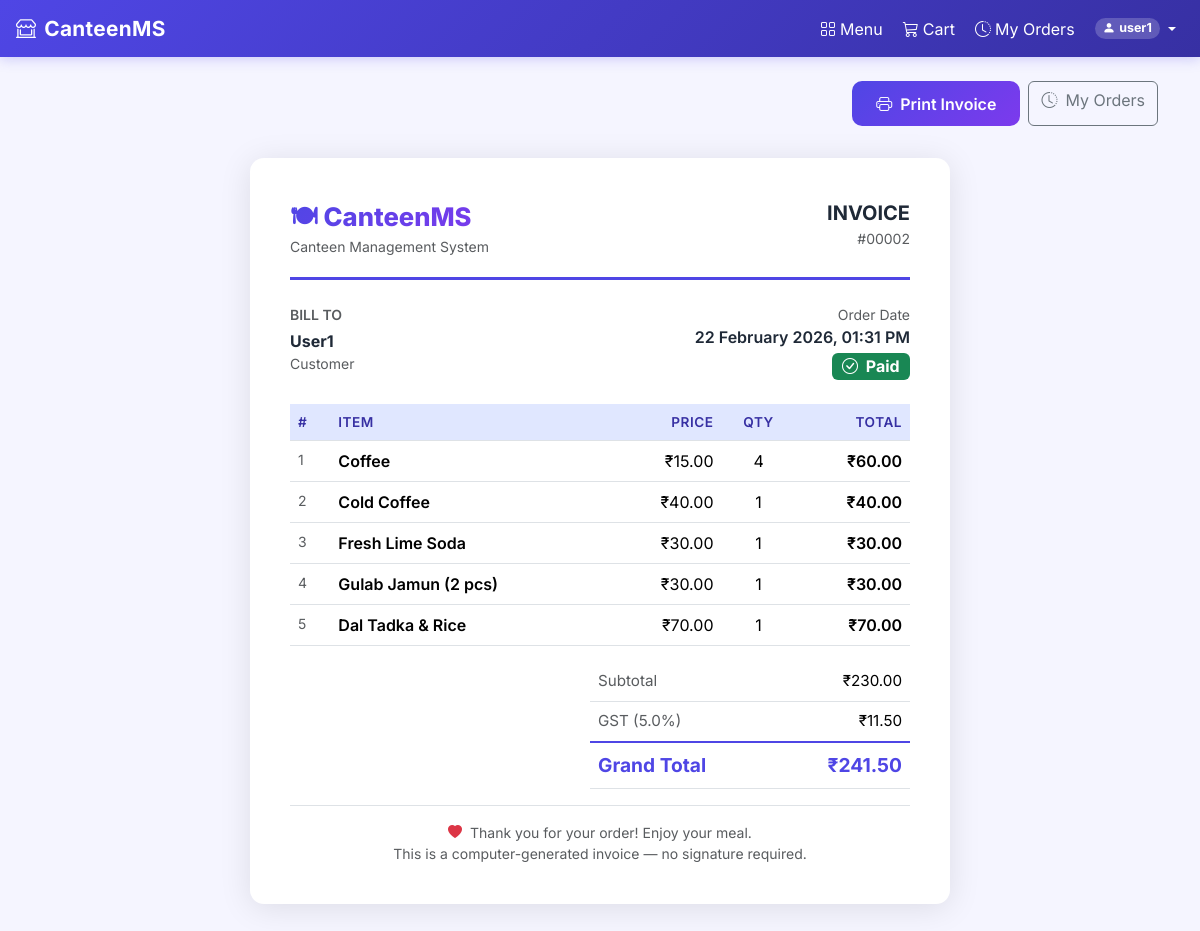
The app's page /order/2/invoice (signed in) with its own data.
### models/user.py (models this page shows, shortened)
class User(UserMixin, db.Model):
    __tablename__ = "users"
    id = db.Column(db.Integer, primary_key=True)
    username = db.Column(db.String(80), unique=True, nullable=False)
    email = db.Column(db.String(120), unique=True, nullable=True)
    password_hash = db.Column(db.String(256), nullable=False)
    role = db.Column(db.String(20), nullable=False, default="user")  # 'admin' or 'user'
    orders = db.relationship("Order", back_populates="user", lazy="dynamic")
    @property
    def is_admin(self) -> bool:
        return self.role == "admin"

### models/order.py (models this page shows, shortened)
class Order(db.Model):
    __tablename__ = "orders"
    id = db.Column(db.Integer, primary_key=True)
    user_id = db.Column(db.Integer, db.ForeignKey("users.id"), nullable=False)
    subtotal = db.Column(db.Float, nullable=False, default=0.0)
    gst_amount = db.Column(db.Float, nullable=False, default=0.0)
    total_amount = db.Column(db.Float, nullable=False, default=0.0)
    order_date = db.Column(db.DateTime, nullable=False, default=datetime.utcnow)
    payment_method = db.Column(db.String(20), nullable=True) # 'Cash', 'UPI', 'Card'
    payment_status = db.Column(db.String(20), nullable=False, default="pending")  # 'pending' | 'paid' | 'failed'
    user = db.relationship("User", back_populates="orders")
    items = db.relationship("OrderItem", back_populates="order", cascade="all, delete-orphan")

class OrderItem(db.Model):
    __tablename__ = "order_items"
    id = db.Column(db.Integer, primary_key=True)
    order_id = db.Column(db.Integer, db.ForeignKey("orders.id"), nullable=False)
    menu_id = db.Column(db.Integer, db.ForeignKey("menu_items.id"), nullable=True)
    quantity = db.Column(db.Integer, nullable=False, default=1)
    item_price = db.Column(db.Float, nullable=False)
    item_name = db.Column(db.String(120), nullable=False, default="")
    @property
    def line_total(self) -> float:
        return round(self.item_price * self.quantity, 2)
    order = db.relationship("Order", back_populates="items")
    menu_item = db.relationship("MenuItem", back_populates="order_items")

### routes/user.py (the view)
@user_bp.route("/order/<int:order_id>/invoice")
@login_required
def invoice(order_id):
    order = Order.query.get_or_404(order_id)
    if not current_user.is_admin and order.user_id != current_user.id:
        abort(403)
    return render_template("user/invoice.html", order=order, gst_percent=Config.GST_PERCENT)

### app.py (called while the page is built)
def create_app(config_class=Config):
    app = Flask(__name__)
    app.config.from_object(config_class)
    db.init_app(app)
    csrf = CSRFProtect(app)
    login_manager = LoginManager(app)
    login_manager.login_view      = "auth.login"
    login_manager.login_message   = "Please log in to access this page."
    login_manager.login_message_category = "warning"
    @login_manager.user_loader
    def load_user(user_id: str):
        return db.session.get(User, int(user_id))
    register_blueprints(app)
    @app.errorhandler(403)
    def forbidden(e):
        return render_template("errors/403.html"), 403
    @app.errorhandler(404)
    def not_found(e):
        return render_template("errors/404.html"), 404
    @app.errorhandler(500)
    def server_error(e):
        return render_template("errors/500.html"), 500
    with app.app_context():
        db.create_all()
    return app

### routes/user.py (called while the page is built)
def get_cart() -> dict:
    return session.get("cart", {})

def cart_item_count() -> int:
    return sum(get_cart().values())

@user_bp.app_context_processor
def inject_cart_count():
    if current_user.is_authenticated and not current_user.is_admin:
        return {"cart_item_count": cart_item_count()}
    return {"cart_item_count": 0}

### templates/user/invoice.html (shortened to what this page needs)
{% extends "base.html" %}
{% block content %}
<div class="container py-4 no-print d-flex justify-content-end gap-2 mb-2">
    <button onclick="window.print()" class="btn btn-primary-custom">
        <i class="bi bi-printer me-2"></i>Print Invoice
    </button>
    <a href="{{ url_for('user.order_history') }}" class="btn btn-outline-secondary">
        <i class="bi bi-clock-history me-2"></i>My Orders
    </a>
</div>
<div class="invoice-wrap mb-5">
    <div class="invoice-header d-flex justify-content-between align-items-start flex-wrap gap-3">
        <div>
            <div class="invoice-brand">🍽 CanteenMS</div>
            <div class="text-muted small">Canteen Management System</div>
        </div>
        <div class="text-end">
            <div class="fw-bold fs-5">INVOICE</div>
            <div class="text-muted small">#{{ '%05d'|format(order.id) }}</div>
        </div>
    </div>
    <div class="row mb-4">
        <div class="col-sm-6">
            <p class="mb-1 small text-muted fw-semibold text-uppercase">Bill To</p>
            <p class="fw-bold mb-0">{{ order.user.username | capitalize if order.user else "Guest" }}</p>
            <p class="text-muted small mb-0">Customer</p>
        </div>
        <div class="col-sm-6 text-sm-end mt-3 mt-sm-0">
            <div class="small text-muted">Order Date</div>
            <div class="fw-semibold">{{ order.order_date.strftime("%d %B %Y, %I:%M %p") }}</div>
            <div class="small mt-1">
                <span
                    class="badge {{ 'bg-success' if order.payment_status == 'paid' else 'bg-warning text-dark' }} fs-6">
                    <i class="bi bi-{{ 'check-circle' if order.payment_status == 'paid' else 'clock' }} me-1"></i>
                    {{ order.payment_status | capitalize }}
                </span>
            </div>
        </div>
    </div>
    <table class="table invoice-table mb-3">
        <thead>
            <tr>
                <th>#</th>
                <th>Item</th>
                <th class="text-end">Price</th>
                <th class="text-center">Qty</th>
                <th class="text-end">Total</th>
            </tr>
        </thead>
        <tbody>
            {% for oi in order.items %}
            <tr>
                <td class="text-muted small">{{ loop.index }}</td>
                <td class="fw-semibold">{{ oi.item_name }}</td>
                <td class="text-end">₹{{ '%.2f'|format(oi.item_price) }}</td>
                <td class="text-center">{{ oi.quantity }}</td>
                <td class="text-end fw-semibold">₹{{ '%.2f'|format(oi.line_total) }}</td>
            </tr>
            {% endfor %}
        </tbody>
    </table>
    <table class="table invoice-totals ms-auto" style="max-width:320px">
        <tbody>
            <tr>
                <td class="text-muted">Subtotal</td>
                <td class="text-end">₹{{ '%.2f'|format(order.subtotal) }}</td>
            </tr>
            <tr>
                <td class="text-muted">GST ({{ gst_percent }}%)</td>
                <td class="text-end">₹{{ '%.2f'|format(order.gst_amount) }}</td>
            </tr>
        </tbody>
        <tfoot class="grand-total">
            <tr>
                <td>Grand Total</td>
                <td class="text-end">₹{{ '%.2f'|format(order.total_amount) }}</td>
            </tr>
        </tfoot>
    </table>
    <div class="border-top pt-3 text-center text-muted small">
        <i class="bi bi-heart-fill text-danger me-1"></i>
        Thank you for your order! Enjoy your meal.
        <br>
        This is a computer-generated invoice — no signature required.
    </div>
</div>
{% endblock %}

### templates/base.html (shortened to what this page needs)
<!DOCTYPE html>
<html lang="en">
<head>
    <link href="https://cdn.jsdelivr.net/npm/bootstrap@5.3.2/dist/css/bootstrap.min.css" rel="stylesheet">
    <link href="https://cdn.jsdelivr.net/npm/bootstrap-icons@1.11.3/font/bootstrap-icons.min.css" rel="stylesheet">
    <link href="{{ url_for('static', filename='css/style.css') }}" rel="stylesheet">
</head>
<body>
    <nav class="navbar navbar-main navbar-expand-lg sticky-top" id="mainNavbar">
        <div class="container-fluid px-3">
            <a class="navbar-brand d-flex align-items-center gap-2"
                href="{{ url_for('admin.dashboard') if current_user.is_authenticated and current_user.is_admin else (url_for('user.menu') if current_user.is_authenticated else url_for('auth.login')) }}">
                <i class="bi bi-shop-window fs-5"></i> CanteenMS
            </a>
            <div class="collapse navbar-collapse" id="mainNav">
                <ul class="navbar-nav ms-auto align-items-lg-center gap-1">
                    {% if current_user.is_authenticated %}
                    {% if current_user.is_admin %}
                    <li class="nav-item">
                        <a class="nav-link {% if request.endpoint == 'admin.dashboard' %}fw-bold{% endif %}"
                            href="{{ url_for('admin.dashboard') }}">
                            <i class="bi bi-speedometer2 me-1"></i>Dashboard
                        </a>
                    </li>
                    <li class="nav-item">
                        <a class="nav-link {% if request.endpoint == 'admin.items' %}fw-bold{% endif %}"
                            href="{{ url_for('admin.items') }}">
                            <i class="bi bi-grid me-1"></i>Menu Items
                        </a>
                    </li>
                    <li class="nav-item">
                        <a class="nav-link {% if request.endpoint == 'admin.orders' %}fw-bold{% endif %}"
                            href="{{ url_for('admin.orders') }}">
                            <i class="bi bi-receipt me-1"></i>Orders
                        </a>
                    </li>
                    <li class="nav-item">
                        <a class="nav-link {% if request.endpoint == 'admin.report' %}fw-bold{% endif %}"
                            href="{{ url_for('admin.report') }}">
                            <i class="bi bi-bar-chart-line me-1"></i>Reports
                        </a>
                    </li>
                    {% else %}
                    <li class="nav-item">
                        <a class="nav-link {% if request.endpoint == 'user.menu' %}fw-bold{% endif %}"
                            href="{{ url_for('user.menu') }}">
                            <i class="bi bi-grid me-1"></i>Menu
                        </a>
                    </li>
                    <li class="nav-item">
                        <a class="nav-link {% if request.endpoint == 'user.view_cart' %}fw-bold{% endif %}"
                            href="{{ url_for('user.view_cart') }}">
                            <i class="bi bi-cart3 me-1"></i>Cart
                        </a>
                    </li>
                    <li class="nav-item">
                        <a class="nav-link {% if request.endpoint == 'user.order_history' %}fw-bold{% endif %}"
                            href="{{ url_for('user.order_history') }}">
                            <i class="bi bi-clock-history me-1"></i>My Orders
                        </a>
                    </li>
                    {% endif %}
                    <li class="nav-item dropdown">
                        <a class="nav-link dropdown-toggle d-flex align-items-center gap-1" href="#"
                            data-bs-toggle="dropdown">
                            <span class="badge rounded-pill" style="background:rgba(255,255,255,0.2);font-size:0.78rem">
                                <i class="bi bi-person-fill me-1"></i>{{ current_user.username }}
                            </span>
                        </a>
                    </li>
                    {% endif %}
                </ul>
            </div>
        </div>
    </nav>
    {% block content %}{% endblock %}
</body>
</html>

### static/css/style.css (style rules this page uses)
:root { --primary: #4f46e5; --primary-dark: #3730a3; --primary-light: #e0e7ff; --success: #10b981; --danger: #ef4444; --warning: #f59e0b; --info: #06b6d4; --dark: #111827; --sidebar-bg: #1e1b4b; --sidebar-text: #c7d2fe; --card-shadow: 0 4px 24px rgba(79,70,229,0.10); --radius: 14px; --transition: 0.22s cubic-bezier(.4,0,.2,1); }
*, *::before, *::after { box-sizing: border-box; }
body { font-family: 'Inter', sans-serif; background: #f5f5ff; color: #1f2937; min-height: 100vh; }
a { text-decoration: none; }
.navbar-brand { font-weight: 700; font-size: 1.3rem; letter-spacing: 0.3px; }
.navbar-main { background: linear-gradient(135deg, var(--primary) 0%, var(--primary-dark) 100%); box-shadow: 0 2px 12px rgba(79,70,229,0.25); }
.navbar-main .nav-link, .navbar-main .navbar-brand { color: #fff !important; }
.invoice-wrap { max-width: 700px; margin: 0 auto; background: #fff; border-radius: var(--radius); box-shadow: 0 4px 32px rgba(0,0,0,0.10); padding: 2.5rem; }
.invoice-header { border-bottom: 3px solid var(--primary); padding-bottom: 1.2rem; margin-bottom: 1.5rem; }
.invoice-brand { font-size: 1.6rem; font-weight: 800; background: linear-gradient(135deg, var(--primary), #7c3aed); -webkit-background-clip: text; -webkit-text-fill-color: transparent; background-clip: text; }
.invoice-table th { background: var(--primary-light); color: var(--primary-dark); font-weight: 600; font-size: 0.85rem; text-transform: uppercase; letter-spacing: 0.5px; }
.invoice-totals td { font-size: 0.95rem; }
.invoice-totals .grand-total td { font-size: 1.2rem; font-weight: 700; color: var(--primary); border-top: 2px solid var(--primary); }
.btn-primary-custom { background: linear-gradient(135deg, var(--primary) 0%, #7c3aed 100%); border: none; color: #fff; font-weight: 600; padding: 0.65rem 1.5rem; border-radius: 10px; transition: opacity var(--transition), transform var(--transition); }

### records on screen
User: username "user1", user.username "User1"
Order: id "00002", order_date "22 February 2026, 01:31 PM", payment_status "Paid", subtotal "230.00", gst_amount "11.50", total_amount "241.50"
OrderItem: item_name "Coffee", item_price "15.00", quantity "4", line_total "60.00"
OrderItem: item_name "Cold Coffee", item_price "40.00", quantity "1", line_total "40.00"
OrderItem: item_name "Fresh Lime Soda", item_price "30.00", quantity "1", line_total "30.00"
OrderItem: item_name "Gulab Jamun (2 pcs)", item_price "30.00", quantity "1", line_total "30.00"
OrderItem: item_name "Dal Tadka & Rice", item_price "70.00", quantity "1", line_total "70.00"

### other values on screen
{{ gst_percent }} "5.0"
